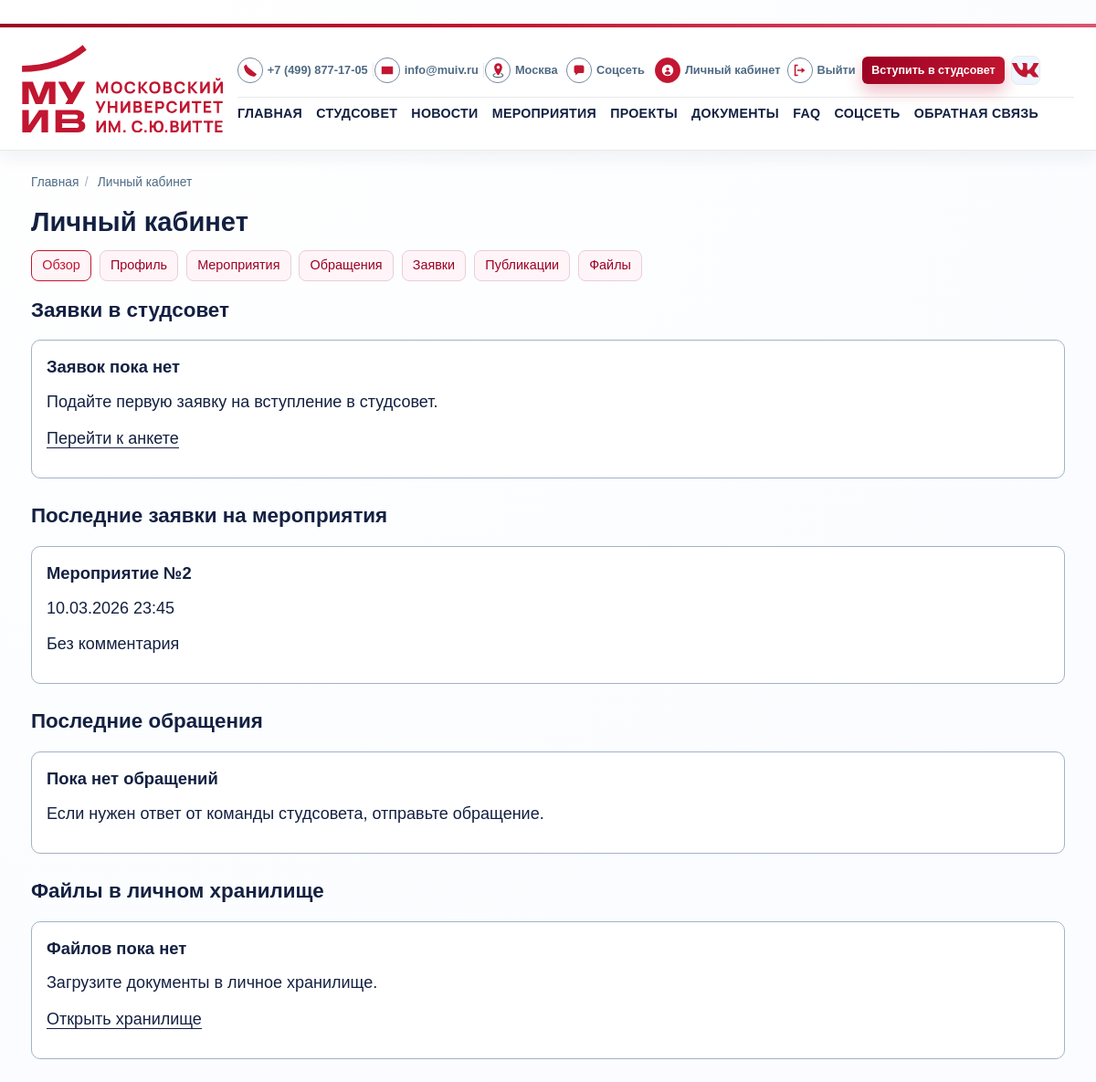
Page /cabinet/ (signed in, upper part) on the earlier database version.
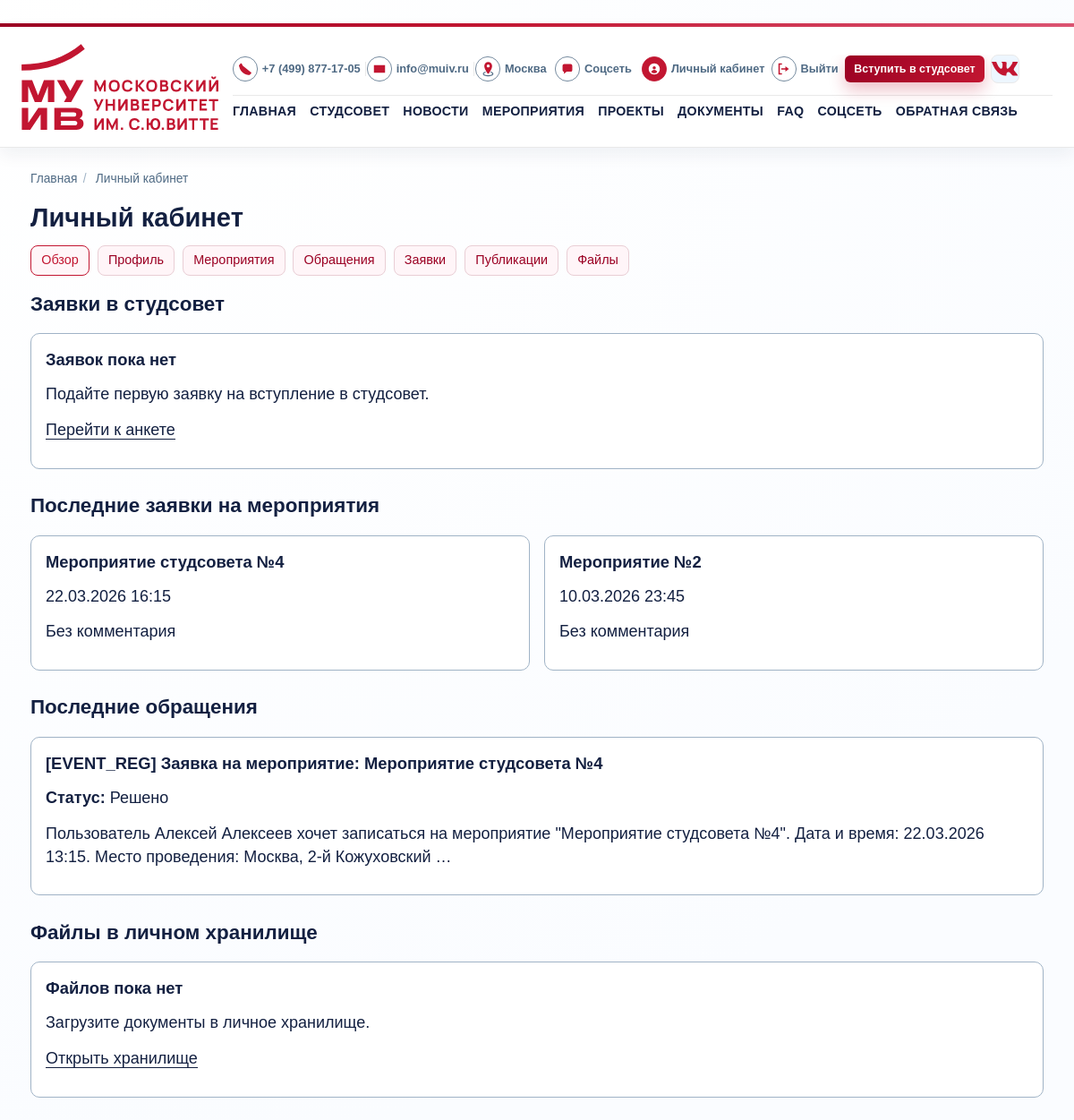
Same page on the later database version.
### core/models.py (models this page shows, shortened)
class TimestampedModel(models.Model):
    created_at = models.DateTimeField(auto_now_add=True)
    updated_at = models.DateTimeField(auto_now=True)
    class Meta:
        abstract = True

class EventRegistration(TimestampedModel):
    user = models.ForeignKey(settings.AUTH_USER_MODEL, on_delete=models.CASCADE)
    event = models.ForeignKey(Event, on_delete=models.CASCADE, related_name="registrations")
    comment = models.CharField(max_length=255, blank=True)
    class Meta:
        unique_together = ("user", "event")
        ordering = ["-created_at"]

class Event(TimestampedModel):
    title = models.CharField(max_length=200)
    description = models.TextField()
    short_description = models.CharField(max_length=280)
    location = models.CharField(max_length=200)
    start_at = models.DateTimeField()
    end_at = models.DateTimeField(blank=True, null=True)
    registration_deadline = models.DateTimeField(blank=True, null=True)
    max_participants = models.PositiveIntegerField(blank=True, null=True)
    is_published = models.BooleanField(default=True)
    class Meta:
        ordering = ["start_at"]

class FeedbackMessage(TimestampedModel):
    STATUS_NEW = "new"
    STATUS_IN_PROGRESS = "in_progress"
    STATUS_RESOLVED = "resolved"
    STATUS_CHOICES = (
        (STATUS_NEW, "Новое"),
        (STATUS_IN_PROGRESS, "В работе"),
        (STATUS_RESOLVED, "Решено"),
    )
    name = models.CharField(max_length=150)
    email = models.EmailField()
    subject = models.CharField(max_length=200)
    message = models.TextField()
    status = models.CharField(max_length=20, choices=STATUS_CHOICES, default=STATUS_NEW)
    user = models.ForeignKey(
        settings.AUTH_USER_MODEL,
        on_delete=models.SET_NULL,
        related_name="feedback_messages",
        null=True,
        blank=True,
    )
    moderation_comment = models.TextField(blank=True)
    class Meta:
        ordering = ["-created_at"]

### core/views/cabinet_views.py (the view)
# urls.py: path("cabinet/", views.cabinet, name="cabinet"),
@login_required
def cabinet(request):
    feedbacks = FeedbackMessage.objects.filter(user=request.user)[:5]
    registrations = EventRegistration.objects.filter(user=request.user).select_related("event")[:5]
    join_requests = CouncilJoinApplication.objects.filter(user=request.user)[:5]
    my_posts = CommunityPost.objects.filter(author=request.user)[:5]
    my_files = UserFile.objects.filter(owner=request.user)[:5]
    return render(
        request,
        "core/cabinet.html",
        {
            "feedbacks": feedbacks,
            "registrations": registrations,
            "join_requests": join_requests,
            "my_posts": my_posts,
            "my_files": my_files,
        },
    )

### core/context_processors.py (called while the page is built)
def _resolve_menu(items):
    resolved = []
    for view_name, label in items:
        try:
            url = reverse(view_name)
        except NoReverseMatch:
            continue
        resolved.append({"view_name": view_name, "label": label, "url": url})
    return resolved

### core/permissions.py (called while the page is built)
def get_user_role(user):
    if not user.is_authenticated:
        return None
    profile = getattr(user, "profile", None)
    if profile:
        return profile.role
    return UserProfile.ROLE_STUDENT

def has_any_role(user, *allowed_roles):
    if not user.is_authenticated:
        return False
    if user.is_superuser:
        return True
    return get_user_role(user) in allowed_roles

### templates/core/cabinet.html (shortened to what this page needs)
﻿{% extends "base.html" %}
{% block content %}
<h1>Личный кабинет</h1>
<nav class="page-nav">
    {% for item in cabinet_menu %}
        <a href="{{ item.url }}" class="{% if request.resolver_match.view_name == item.view_name %}is-active{% endif %}">
            {{ item.label }}
        </a>
    {% endfor %}
</nav>
<section>
    <h2>Заявки в студсовет</h2>
    <div class="card-grid">
        {% for item in join_requests %}
            <article class="card">
                <h3>{{ item.full_name }}</h3>
                <p><strong>Факультет:</strong> {{ item.get_faculty_display }}</p>
                <p><strong>Статус:</strong> {{ item.get_status_display }}</p>
                {% if item.moderation_comment %}
                    <p><strong>Комментарий:</strong> {{ item.moderation_comment }}</p>
                {% endif %}
            </article>
        {% empty %}
            <article class="card">
                <h3>Заявок пока нет</h3>
                <p>Подайте первую заявку на вступление в студсовет.</p>
                <p><a href="{% url 'core:join' %}">Перейти к анкете</a></p>
            </article>
        {% endfor %}
    </div>
</section>
<section>
    <h2>Последние заявки на мероприятия</h2>
    <div class="card-grid">
        {% for item in registrations %}
            <article class="card">
                <h3>{{ item.event.title }}</h3>
                <p>{{ item.event.start_at|date:"d.m.Y H:i" }}</p>
                <p>{{ item.comment|default:"Без комментария" }}</p>
            </article>
        {% empty %}
            <article class="card">
                <h3>Пока нет заявок</h3>
                <p>Участвуйте в мероприятиях студсовета, чтобы они появились в кабинете.</p>
            </article>
        {% endfor %}
    </div>
</section>
<section>
    <h2>Последние обращения</h2>
    <div class="card-grid">
        {% for item in feedbacks %}
            <article class="card">
                <h3>{{ item.subject }}</h3>
                <p><strong>Статус:</strong> {{ item.get_status_display }}</p>
                <p>{{ item.message|truncatewords:20 }}</p>
            </article>
        {% empty %}
            <article class="card">
                <h3>Пока нет обращений</h3>
                <p>Если нужен ответ от команды студсовета, отправьте обращение.</p>
            </article>
        {% endfor %}
    </div>
</section>
<section>
    <h2>Файлы в личном хранилище</h2>
    <div class="card-grid">
        {% for item in my_files %}
            <article class="card">
                <h3>{{ item.title }}</h3>
                <p><small>Загружено: {{ item.created_at|date:"d.m.Y H:i" }}</small></p>
                <p><a href="{% url 'core:download_user_file' item.pk %}">Скачать файл</a></p>
            </article>
        {% empty %}
            <article class="card">
                <h3>Файлов пока нет</h3>
                <p>Загрузите документы в личное хранилище.</p>
                <p><a href="{% url 'core:my_files' %}">Открыть хранилище</a></p>
            </article>
        {% endfor %}
    </div>
</section>
{% endblock %}

Differences in the rows shown:
added EventRegistration: event "Мероприятие студсовета №4", event.start_at "22.03.2026 16:15", comment "Без комментария"
added FeedbackMessage: subject "[EVENT_REG] Заявка на мероприятие: Мероприятие студсовета №4", status "Решено", message "Пользователь Алексей Алексеев хочет записаться на мероприятие \"Мероприятие студсовета №4\". Дата и время: 22.03.2026 13:15. Место проведения: Москва, 2-й Кожуховский …"
Other differences:
text no longer shown: "Пока нет обращений Если нужен ответ от команды студсовета, отправьте обращение."
